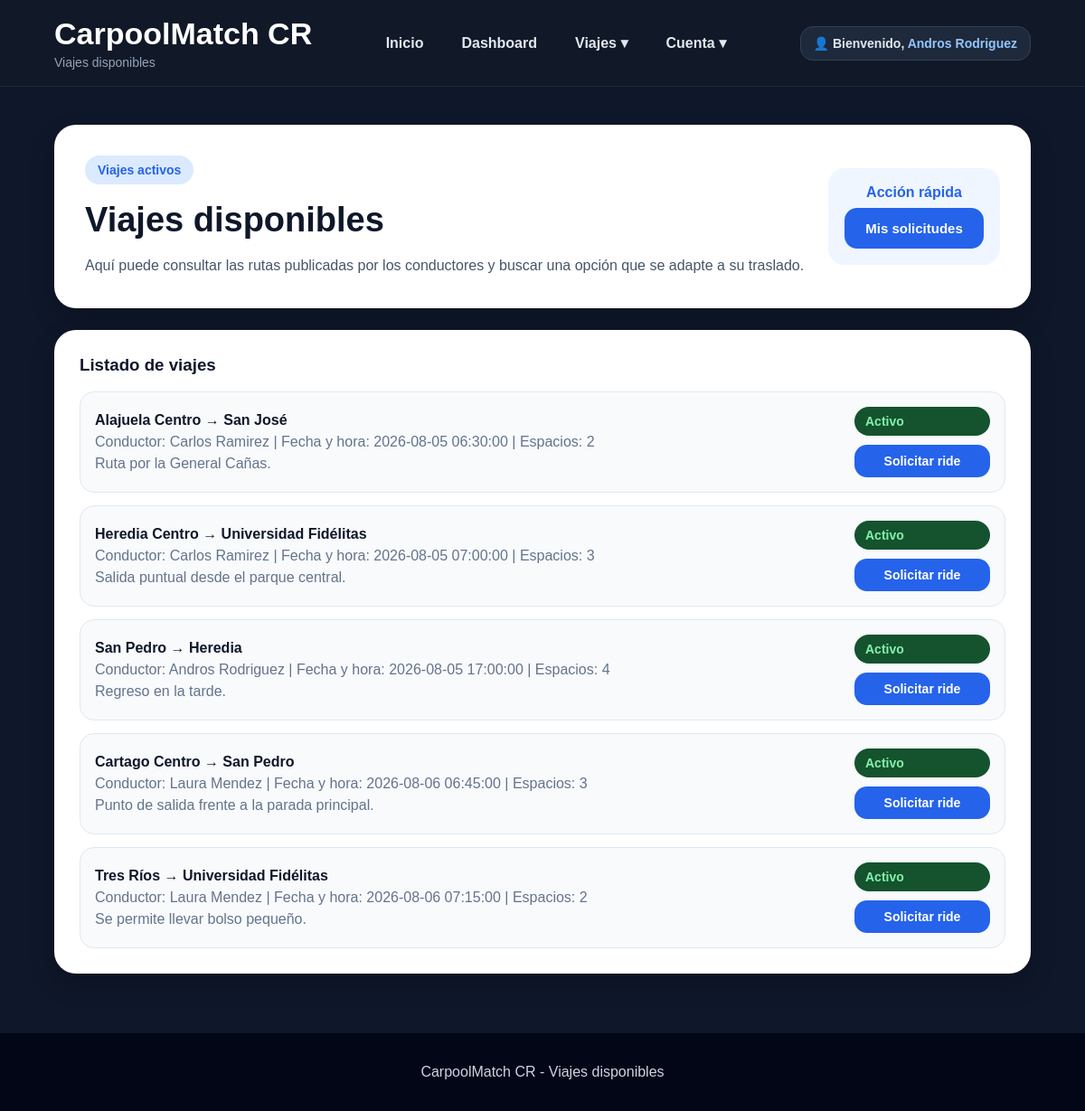
The app's page /viajes.php (signed in) with its own data.
### tables this page shows
CREATE TABLE viajes (
    id_viaje INT AUTO_INCREMENT PRIMARY KEY,
    id_conductor INT NOT NULL,
    punto_salida VARCHAR(150) NOT NULL,
    destino VARCHAR(150) NOT NULL,
    fecha_hora DATETIME NOT NULL,
    asientos_disponibles INT NOT NULL,
    observaciones TEXT,
    estado ENUM('Activo', 'Completo', 'Cancelado') DEFAULT 'Activo',
    fecha_publicacion TIMESTAMP DEFAULT CURRENT_TIMESTAMP,
    FOREIGN KEY (id_conductor) REFERENCES usuarios(id_usuario)
);

CREATE TABLE usuarios (
    id_usuario INT AUTO_INCREMENT PRIMARY KEY,
    nombre VARCHAR(100) NOT NULL,
    correo VARCHAR(120) NOT NULL UNIQUE,
    telefono VARCHAR(8) NOT NULL,
    tipo_usuario ENUM('Conductor', 'Pasajero', 'Ambos') NOT NULL,
    contrasena VARCHAR(255) NOT NULL,
    fecha_registro TIMESTAMP DEFAULT CURRENT_TIMESTAMP,
    reputacion DECIMAL(3,2) DEFAULT 5.00,
    estado ENUM('Activo', 'Inactivo') DEFAULT 'Activo'
);

### viajes.php (the view, shortened to what this page needs)
<?php
include "php/conexion.php";
$nombreUsuario = $_SESSION["nombre"];
$consulta = "SELECT viajes.id_viaje,
                    viajes.punto_salida,
                    viajes.destino,
                    viajes.fecha_hora,
                    viajes.asientos_disponibles,
                    viajes.observaciones,
                    viajes.estado,
                    usuarios.nombre AS nombre_conductor
             FROM viajes
             INNER JOIN usuarios ON viajes.id_conductor = usuarios.id_usuario
             WHERE viajes.estado = 'Activo'
             ORDER BY viajes.fecha_hora ASC";
$resultado = mysqli_query($conexion, $consulta);
?>
<!DOCTYPE html>
<html lang="es">
<head>
    <link rel="stylesheet" href="css/style.css">
</head>
<body>
    <header class="header">
        <div class="brand">
            <h1>CarpoolMatch CR</h1>
            <p>Viajes disponibles</p>
        </div>
        <nav class="nav">
            <a href="index.php">Inicio</a>
            <a href="dashboard.php">Dashboard</a>
            <div class="menu-dropdown">
                <span class="menu-btn">Viajes ▾</span>
            </div>
            <div class="menu-dropdown">
                <span class="menu-btn">Cuenta ▾</span>
            </div>
        </nav>
        <div class="usuario-header">
            👤 Bienvenido, <span><?php echo $nombreUsuario; ?></span>
        </div>
    </header>
    <main class="dashboard container">
        <section class="dashboard-welcome card">
            <div>
                <span class="tag">Viajes activos</span>
                <h2>Viajes disponibles</h2>
                <p>
                    Aquí puede consultar las rutas publicadas por los conductores y buscar una opción que se adapte a su
                    traslado.
                </p>
            </div>
            <div class="dashboard-user">
                <strong>Acción rápida</strong>
                <a href="solicitudes.php" class="btn btn-primary full">Mis solicitudes</a>
            </div>
        </section>
        <section class="card dashboard-section">
            <h3>Listado de viajes</h3>
            <div class="dashboard-list">
                <?php if (mysqli_num_rows($resultado) > 0) { ?>
                    <?php while ($viaje = mysqli_fetch_assoc($resultado)) { ?>
                        <div class="dashboard-item">
                            <div>
                                <strong>
                                    <?php echo $viaje["punto_salida"]; ?> → <?php echo $viaje["destino"]; ?>
                                </strong>
                                <p>
                                    Conductor: <?php echo $viaje["nombre_conductor"]; ?> |
                                    Fecha y hora: <?php echo $viaje["fecha_hora"]; ?> |
                                    Espacios: <?php echo $viaje["asientos_disponibles"]; ?>
                                </p>
                                <p>
                                    <?php echo $viaje["observaciones"]; ?>
                                </p>
                            </div>
                            <div class="acciones-viaje">
                                <span class="status">
                                    <?php echo $viaje["estado"]; ?>
                                </span>
                                <a href="php/solicitar_ride.php?id=<?php echo $viaje["id_viaje"]; ?>" class="btn btn-primary">
                                    Solicitar ride
                                </a>
                            </div>
                        </div>
                    <?php } ?>
                <?php } else { ?>
                    <p>No hay viajes disponibles en este momento.</p>
                <?php } ?>
            </div>
        </section>
    </main>
    <footer class="footer">
        <p>CarpoolMatch CR - Viajes disponibles</p>
    </footer>
</body>
</html>

### css/style.css (style rules this page uses)
* { box-sizing: border-box; }
body { margin: 0; font-family: Arial, Helvetica, sans-serif; background: #0f172a; color: #f8fafc; }
a { text-decoration: none; }
.container { width: 90%; max-width: 1180px; margin: 0 auto; }
.header { background: #111827; border-bottom: 1px solid #1f2937; padding: 18px 5%; display: flex; justify-content: space-between; align-items: center; gap: 20px; flex-wrap: wrap; position: sticky; top: 0; z-index: 10; }
.brand h1 { margin: 0; font-size: 34px; color: white; }
.brand p { margin: 4px 0 0; color: #94a3b8; font-size: 14px; }
.nav { display: flex; gap: 10px; flex-wrap: wrap; align-items: center; }
.nav a { color: #e2e8f0; padding: 10px 16px; border-radius: 12px; font-weight: bold; transition: 0.2s; }
.menu-dropdown { position: relative; }
.menu-btn { color: #e2e8f0; padding: 10px 16px; border-radius: 12px; font-weight: bold; cursor: pointer; display: inline-block; transition: 0.2s; }
.btn { padding: 14px 22px; border-radius: 14px; font-weight: bold; display: inline-block; border: none; cursor: pointer; font-size: 15px; text-align: center; }
.btn-primary { background: #2563eb; color: white; }
.full { width: 100%; }
.card { background: white; color: #0f172a; border-radius: 24px; box-shadow: 0 12px 28px rgba(0, 0, 0, 0.22); }
.tag { display: inline-block; background: #dbeafe; color: #2563eb; padding: 8px 14px; border-radius: 999px; font-size: 14px; font-weight: bold; }
.status { background: #14532d; color: #86efac; padding: 8px 12px; border-radius: 999px; font-weight: bold; font-size: 14px; }
.footer { background: #020617; color: #cbd5e1; text-align: center; padding: 18px; }
.dashboard { padding: 42px 0; }
.dashboard-welcome { padding: 34px; display: flex; justify-content: space-between; align-items: center; gap: 24px; margin-bottom: 24px; }
.dashboard-welcome h2 { color: #0f172a; font-size: 38px; margin: 18px 0 12px; }
.dashboard-welcome p { color: #475569; line-height: 1.6; margin-bottom: 0; }
.dashboard-user { background: #eff6ff; color: #2563eb; padding: 18px; border-radius: 18px; min-width: 190px; text-align: center; }
.dashboard-user strong { display: block; margin-bottom: 8px; }
.dashboard-section { padding: 28px; margin-bottom: 24px; }
.dashboard-section h3 { color: #0f172a; margin-top: 0; margin-bottom: 18px; }
.dashboard-list { display: grid; gap: 14px; }
.dashboard-item { background: #f8fafc; border: 1px solid #e2e8f0; padding: 16px; border-radius: 16px; display: flex; justify-content: space-between; align-items: center; gap: 15px; }
.dashboard-item strong { color: #0f172a; }
.dashboard-item p { color: #64748b; margin: 6px 0 0; }
.usuario-header { background: #1e293b; color: #e2e8f0; padding: 10px 14px; border-radius: 14px; font-size: 14px; font-weight: bold; border: 1px solid #334155; }
.usuario-header span { color: #93c5fd; }
.acciones-viaje { display: grid; gap: 10px; min-width: 150px; }
.acciones-viaje .btn { padding: 10px 14px; font-size: 14px; }

### records on screen
viajes: punto_salida "Alajuela Centro", destino "San José", id_conductor.nombre "Carlos Ramirez", fecha_hora "2026-08-05 06:30:00", asientos_disponibles "2", observaciones "Ruta por la General Cañas.", estado "Activo"
viajes: punto_salida "Heredia Centro", destino "Universidad Fidélitas", id_conductor.nombre "Carlos Ramirez", fecha_hora "2026-08-05 07:00:00", asientos_disponibles "3", observaciones "Salida puntual desde el parque central.", estado "Activo"
viajes: punto_salida "San Pedro", destino "Heredia", id_conductor.nombre "Andros Rodriguez", fecha_hora "2026-08-05 17:00:00", asientos_disponibles "4", observaciones "Regreso en la tarde.", estado "Activo"
viajes: punto_salida "Cartago Centro", destino "San Pedro", id_conductor.nombre "Laura Mendez", fecha_hora "2026-08-06 06:45:00", asientos_disponibles "3", observaciones "Punto de salida frente a la parada principal.", estado "Activo"
viajes: punto_salida "Tres Ríos", destino "Universidad Fidélitas", id_conductor.nombre "Laura Mendez", fecha_hora "2026-08-06 07:15:00", asientos_disponibles "2", observaciones "Se permite llevar bolso pequeño.", estado "Activo"

### other values on screen
$nombreUsuario "Andros Rodriguez"
